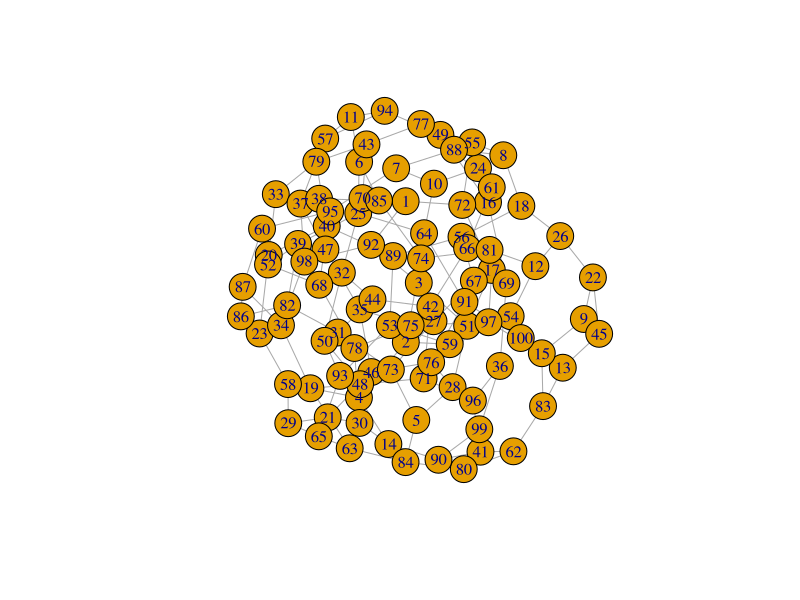
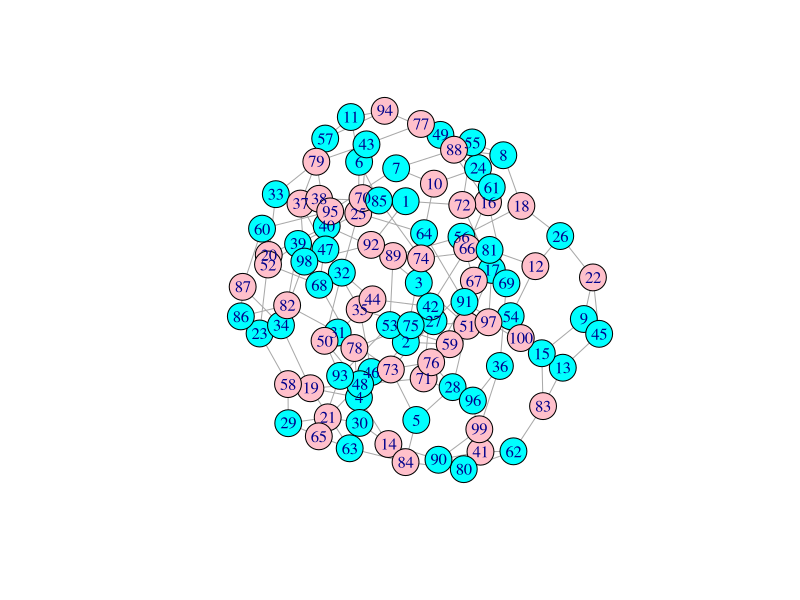
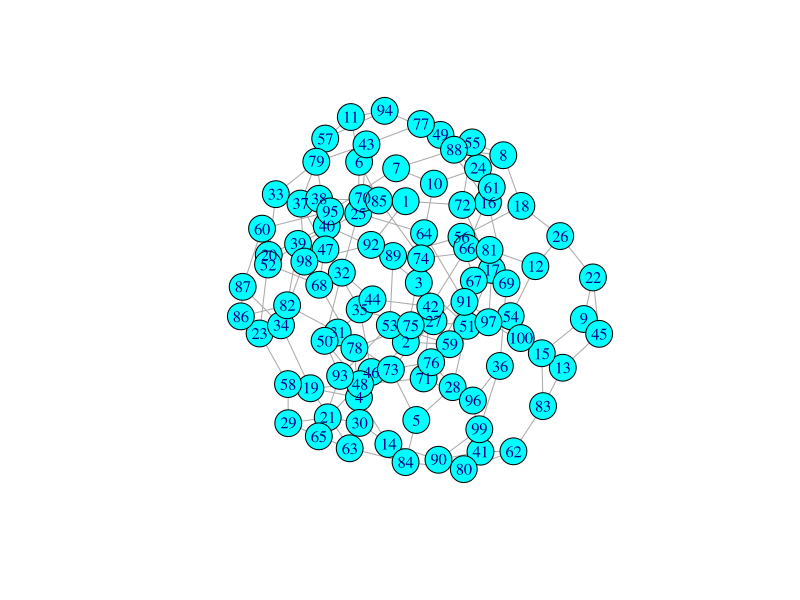

Write R code to recreate these figures, in order.
library(igraph)
library(lpSolve)

#G = make_lattice(c(3,3,3))
#G = erdos.renyi.game(40,0.05)
G = sample_k_regular(100,3)
layout = layout.kamada.kawai(G,dim=2)
plot(G, layout=layout)
#rglplot(G,layout=layout.kamada.kawai(G,dim=3))


n=length(V(G))
m=length(E(G))
c = rep(1, n)
A = t(apply(ends(G,E(G)), 1, function(x){v=rep(0, n);v[x]=1;v}))
dir = rep(">=",m)
b = rep(1,m)

optSol=lp(direction="min",
       objective.in=c,
       const.mat=A,
       const.dir=dir,
       const.rhs=b,
       int.vec=1:n)

apprSol=lp(direction="min",
       objective.in=c,
       const.mat=A,
       const.dir=dir,
       const.rhs=b)

pal=c("pink","cyan")

plot(G,
     layout=layout,
     vertex.color=pal[round(optSol$solution)+1])

plot(G,
     layout=layout,
     vertex.color=pal[as.numeric(apprSol$solution>=0.5)+1])
